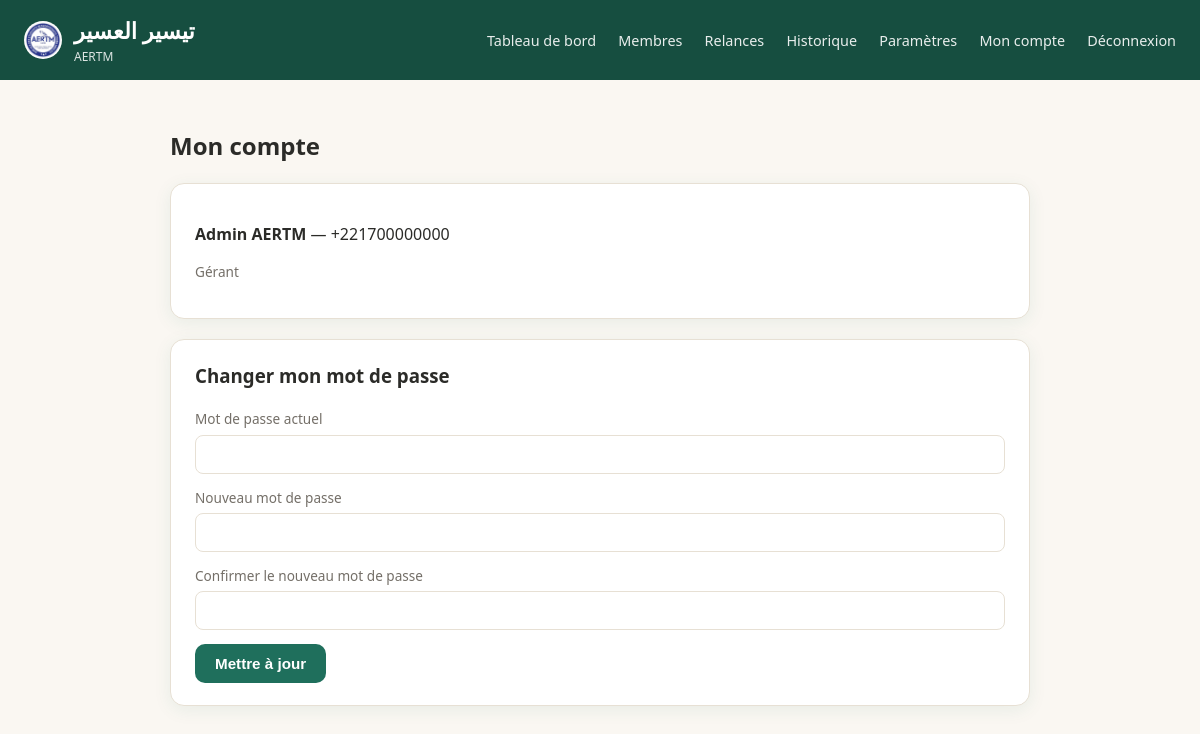
Screenshot of /compte (signed in) with the database file from the repository.
### models.py (models this page shows, shortened)
class Member(db.Model, UserMixin):
    __tablename__ = "members"
    id = db.Column(db.Integer, primary_key=True)
    nom = db.Column(db.String(80), nullable=False)
    prenom = db.Column(db.String(80), nullable=False)
    whatsapp = db.Column(db.String(30), unique=True, nullable=False)
    email = db.Column(db.String(120), nullable=True)
    role = db.Column(db.String(20), nullable=False, default="member")  # "member" | "manager"
    actif = db.Column(db.Boolean, default=True, nullable=False)
    password_hash = db.Column(db.String(255), nullable=False)
    date_ajout = db.Column(db.DateTime, default=datetime.utcnow)
    assignments = db.relationship("Assignment", backref="member", lazy=True)
    confirmations = db.relationship("Confirmation", backref="member", lazy=True)
    reminders = db.relationship("Reminder", backref="member", lazy=True)
    @property
    def is_manager(self) -> bool:
        return self.role == "manager"
    @property
    def full_name(self) -> str:
        return f"{self.prenom} {self.nom}"

### app.py (the view, shortened to what this page needs)
    @app.route("/compte", methods=["GET", "POST"])
    @login_required
    def account():
        return render_template("account.html", config=Config)

### templates/account.html (shortened to what this page needs)
{% extends "base.html" %}
{% block content %}
<h2>Mon compte</h2>
<div class="card">
  <p><strong>{{ current_user.full_name }}</strong> — {{ current_user.whatsapp }}</p>
  <p style="color: var(--color-muted); font-size: 0.85rem;">
    {{ 'Gérant' if current_user.is_manager else 'Membre' }}
  </p>
</div>
<div class="card">
  <h3>Changer mon mot de passe</h3>
  <form method="POST" action="{{ url_for('account') }}">
    <div class="form-group">
      <label for="ancien_mdp">Mot de passe actuel</label>
      <input type="password" id="ancien_mdp" name="ancien_mdp" required>
    </div>
    <div class="form-group">
      <label for="nouveau_mdp">Nouveau mot de passe</label>
      <input type="password" id="nouveau_mdp" name="nouveau_mdp" required>
    </div>
    <div class="form-group">
      <label for="confirmation_mdp">Confirmer le nouveau mot de passe</label>
      <input type="password" id="confirmation_mdp" name="confirmation_mdp" required>
    </div>
    <button type="submit" class="btn">Mettre à jour</button>
  </form>
</div>
{% endblock %}

### static/css/style.css (style rules this page uses)
:root { --color-bg: #faf7f2; --color-surface: #ffffff; --color-primary: #1f6f5c; --color-primary-dark: #164e40; --color-gold: #b8863b; --color-text: #2b2b28; --color-muted: #746f68; --color-border: #e7e0d4; --color-green: #2f9e63; --color-orange: #d98a2b; --color-red: #c94b3f; --color-yellow: #d9b64b; --radius: 14px; --shadow: 0 4px 18px rgba(31, 111, 92, 0.08); font-family: "Segoe UI", "Helvetica Neue", Arial, sans-serif; }
* { box-sizing: border-box; }
body { margin: 0; background: var(--color-bg); color: var(--color-text); line-height: 1.5; }
.card { background: var(--color-surface); border: 1px solid var(--color-border); border-radius: var(--radius); box-shadow: var(--shadow); padding: 22px 24px; margin-bottom: 20px; }
.card h2, .card h3 { margin-top: 0; }
.btn { display: inline-block; border: none; border-radius: 10px; padding: 11px 20px; font-size: 0.95rem; font-weight: 600; cursor: pointer; text-decoration: none; color: #fff; background: var(--color-primary); }
.form-group { margin-bottom: 14px; }
.form-group label { display: block; font-size: 0.85rem; margin-bottom: 5px; color: var(--color-muted); }
.form-group input, .form-group select { width: 100%; padding: 10px 12px; border-radius: 8px; border: 1px solid var(--color-border); font-size: 0.95rem; }

### rows the page displays
Member: full_name "Admin AERTM", whatsapp "+221700000000", role "Gérant"

### other values shown
{{ config.APP_NAME }} "تيسير العسير"
